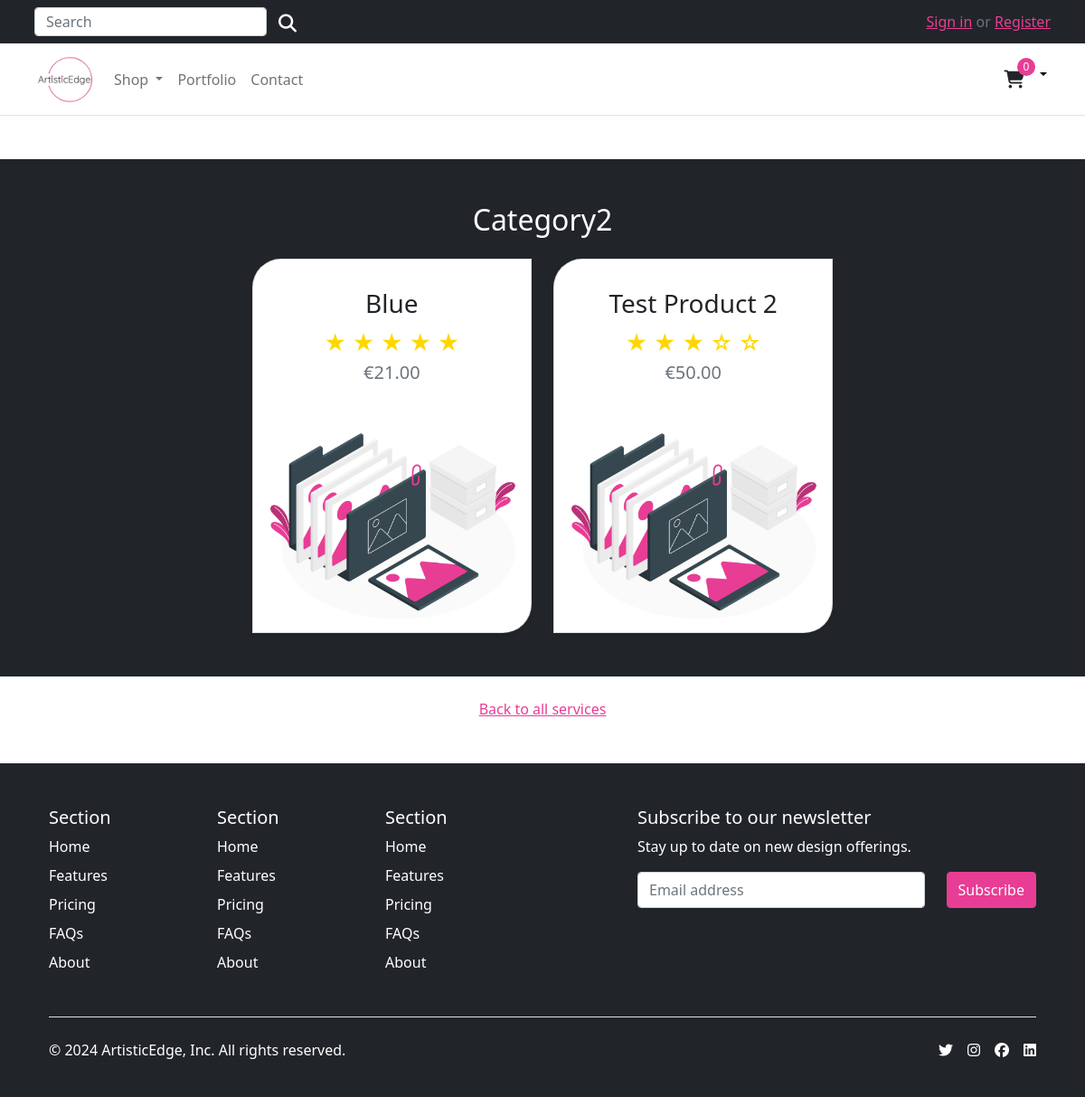
The page /shop/category2/ on the database its author committed.
### store/models.py (models this page shows, shortened)
class Category(models.Model):
    name = models.CharField(max_length=50, db_index=True)
    slug = models.SlugField(max_length=50, unique=True)
    description = models.TextField(max_length=255, blank=True)
    class Meta:
        verbose_name_plural = 'categories'
    def get_absolute_url(self):
        return reverse('store:category_list', args=[self.slug])

class Product(models.Model):
    category = models.ForeignKey(Category, related_name='product', on_delete=models.CASCADE)
    created_by = models.ForeignKey(settings.AUTH_USER_MODEL, on_delete=models.CASCADE, related_name='product_creator')
    title = models.CharField(max_length=255)
    description = models.TextField(blank=True)
    image = models.ImageField(upload_to='images/product/', default='images/default.png')
    image_alt_text = models.CharField(max_length=255, blank=True, help_text='Product Image Alternate Text')
    slug = models.SlugField(max_length=255)
    price = models.DecimalField(max_digits=10, decimal_places=2)
    in_stock = models.BooleanField(default=True)
    is_active = models.BooleanField(default=True)
    created = models.DateTimeField(auto_now_add=True)
    updated = models.DateTimeField(auto_now=True)
    users_wishlist = models.ManyToManyField(settings.AUTH_USER_MODEL, related_name="user_wishlist", blank=True)
    average_rating = models.FloatField(default=0.0, help_text="Average Rating of the Product")
    ratings_count = models.IntegerField(default=0, help_text="Total Number of Ratings")
    objects = models.Manager()
    products = ProductManager()
    class Meta:
        verbose_name_plural = 'Products'
        ordering = ('-created',)
    def get_absolute_url(self):
        return reverse('store:product_detail', args=[self.slug])

### store/views.py (the view)
# urls.py: path('shop/<slug:category_slug>/', views.category_list, name='category_list'),
def category_list(request, category_slug=None):
    category = get_object_or_404(Category, slug=category_slug)
    products = Product.objects.filter(category=category, is_active=True)
    for product in products:
        product.average_rating = round(product.average_rating)
    return render(request, 'products/category.html', {
        'category': category,
        'products': products,
        'range': range(5)
    })

### store/context_processors.py (called while the page is built)
def categories(request):
    return {
        'categories': Category.objects.all()
    }

### store_basket/context_processors.py (called while the page is built)
def basket(request):
    return {'basket': Basket(request)}

### store_basket/models.py (called while the page is built)
    def __len__(self):
        return sum(item['qty'] for item in self.basket.values())

### templates/products/category.html (shortened to what this page needs)
{% extends '../base.html' %}
{% load static %}
{% block content %}
<div class="album py-5 bg-dark text-center text-white">
  <div class="container" style="max-width: 1000px">
    <h2 class="pb-3">{{ category.name }}</h2>
    <div class="row justify-content-center row-cols-1 row-cols-sm-2 row-cols-md-3 g-4">
      {% for product in products %}
      <a class="product-link text-decoration-none" href="{{ product.get_absolute_url }}">
        <div class="col">
          <div class="card shadow-sm" style="border-radius: 2em 0;">
            <div class="my-3 p-3">
              <h3 class="text-dark card-text">
                {{ product.title }}
              </h3>
              <div>
                <div data-tooltip="Average Rating: {{ product.average_rating }}" class="star-rating star-rating-detail">
                    {% for i in range %}
                        {% if forloop.counter0 < product.average_rating %}
                            <span>&#9733;</span>
                        {% else %}
                            <span>&#9734;</span>
                        {% endif %}
                    {% endfor %}
                </div>
              </div>
              <div class="d-flex justify-content-center align-items-center">
                <p class="text-muted lead text-dark m-0">€{{ product.price }}</p>
              </div>
            </div>
            <img class="img-fluid service-image" style="border-radius: 2em 0;" alt="{{ product.title }}" src="{{ product.image.url }}">
          </div>
        </div>
      </a>
      {% endfor %}
    </div>
  </div>
</div>
<div class="text-center container">
  <div class="row pt-4">
      <div class="col-lg-6 col-md-8 mx-auto">
        <a href="{% url 'store:all_products' %}#services-section">Back to all services</a>
      </div>
  </div>
</div>
{% endblock %}

### static/css/style.css (style rules this page uses)
*, *::before, *::after { margin: 0; padding: 0; box-sizing: border-box; }
html { scroll-behavior: smooth; }
body { display: flex; flex-direction: column; width: 100%; min-height: 100vh; padding-top: 8em; }
a { color: #E83D95; }
.product-link { transition: transform 0.3s ease-in-out; }
.star-rating { position: relative; cursor: pointer; color: gold; font-size: 24px; }
img.portfolio-image, img.service-image { border-radius: 2em 0; object-fit: cover; height: 30vh; width: 100%; }

### rows shown on the page
Category: name "Category2"
Product: title "Blue", average_rating 5 (drawn), price "21.00", image (placeholder picture)
Product: title "Test Product 2", price "50.00", image (placeholder picture)
